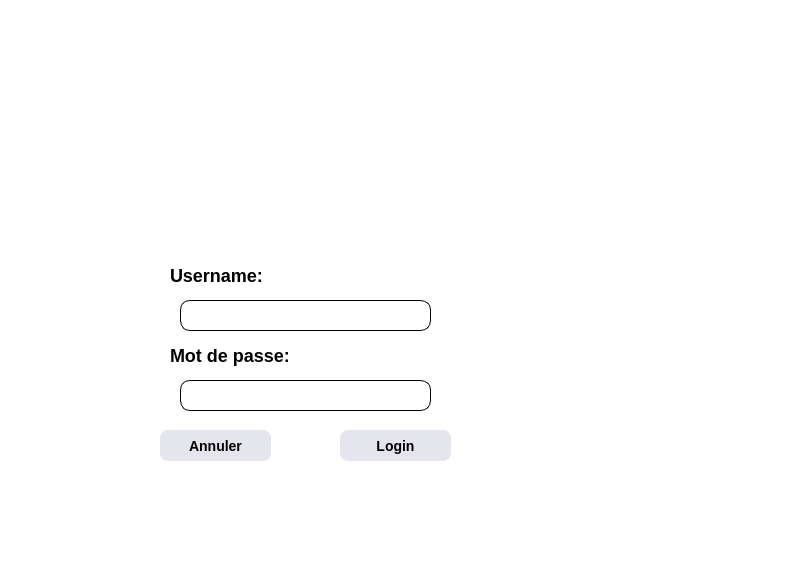
<?xml version="1.0" encoding="UTF-8"?>
<ui version="4.0">
 <class>login_2</class>
 <widget class="QMainWindow" name="login_2">
  <property name="geometry">
   <rect>
    <x>0</x>
    <y>0</y>
    <width>808</width>
    <height>586</height>
   </rect>
  </property>
  <property name="windowTitle">
   <string>MainWindow</string>
  </property>
  <property name="styleSheet">
   <string notr="true">background-color: #ffffff;</string>
  </property>
  <widget class="QWidget" name="centralwidget">
   <widget class="QWidget" name="widget" native="true">
    <property name="geometry">
     <rect>
      <x>-20</x>
      <y>0</y>
      <width>811</width>
      <height>551</height>
     </rect>
    </property>
    <widget class="QLineEdit" name="lineEdit_2">
     <property name="geometry">
      <rect>
       <x>200</x>
       <y>380</y>
       <width>251</width>
       <height>31</height>
      </rect>
     </property>
     <property name="styleSheet">
      <string notr="true">color: rgb(0, 0, 0);
background: #ffffff;
font-size: 13px;
font:bold;
border: 1px solid #000000;
border-radius: 10px;
padding: 0 8px;

</string>
     </property>
    </widget>
    <widget class="QPushButton" name="logo">
     <property name="geometry">
      <rect>
       <x>70</x>
       <y>-20</y>
       <width>471</width>
       <height>381</height>
      </rect>
     </property>
     <property name="styleSheet">
      <string notr="true">#logo {
background-color: transparent;
border-image: url(:/images/logo.png);
background: none;
border: none;
background-repeat: none;
}</string>
     </property>
     <property name="text">
      <string/>
     </property>
    </widget>
    <widget class="QLabel" name="user">
     <property name="geometry">
      <rect>
       <x>190</x>
       <y>260</y>
       <width>121</width>
       <height>31</height>
      </rect>
     </property>
     <property name="styleSheet">
      <string notr="true">color: rgb(0, 0, 0);
font-size: 18px;
font:bold;</string>
     </property>
     <property name="text">
      <string>Username:</string>
     </property>
    </widget>
    <widget class="QLineEdit" name="lineEdit">
     <property name="geometry">
      <rect>
       <x>200</x>
       <y>300</y>
       <width>251</width>
       <height>31</height>
      </rect>
     </property>
     <property name="styleSheet">
      <string notr="true">color: rgb(0, 0, 0);
background: #ffffff;
font-size: 13px;
font:bold;
border: 1px solid #000000;
border-radius: 10px;
padding: 0 8px;</string>
     </property>
    </widget>
    <widget class="QLabel" name="pass">
     <property name="geometry">
      <rect>
       <x>190</x>
       <y>340</y>
       <width>151</width>
       <height>31</height>
      </rect>
     </property>
     <property name="styleSheet">
      <string notr="true">color: rgb(0, 0, 0);
font-size: 18px;
border:0px;
font:bold;</string>
     </property>
     <property name="text">
      <string>Mot de passe:</string>
     </property>
    </widget>
    <widget class="QPushButton" name="reset">
     <property name="geometry">
      <rect>
       <x>180</x>
       <y>430</y>
       <width>111</width>
       <height>31</height>
      </rect>
     </property>
     <property name="styleSheet">
      <string notr="true">#reset{
    background-color: #E4E5ED;
	color:#000000;
    border-style: outset;
    font: bold 14px;
	border-radius: 8px;
}</string>
     </property>
     <property name="text">
      <string>Annuler</string>
     </property>
    </widget>
    <widget class="QPushButton" name="login">
     <property name="geometry">
      <rect>
       <x>360</x>
       <y>430</y>
       <width>111</width>
       <height>31</height>
      </rect>
     </property>
     <property name="styleSheet">
      <string notr="true">#login{
    background-color: #E4E5ED;
	color:#000000;
    border-style: outset;
    font: bold 14px;
	border-radius: 8px;
}</string>
     </property>
     <property name="text">
      <string>Login</string>
     </property>
    </widget>
   </widget>
  </widget>
  <widget class="QMenuBar" name="menubar">
   <property name="geometry">
    <rect>
     <x>0</x>
     <y>0</y>
     <width>808</width>
     <height>22</height>
    </rect>
   </property>
  </widget>
  <widget class="QStatusBar" name="statusbar"/>
 </widget>
 <resources/>
 <connections/>
</ui>
